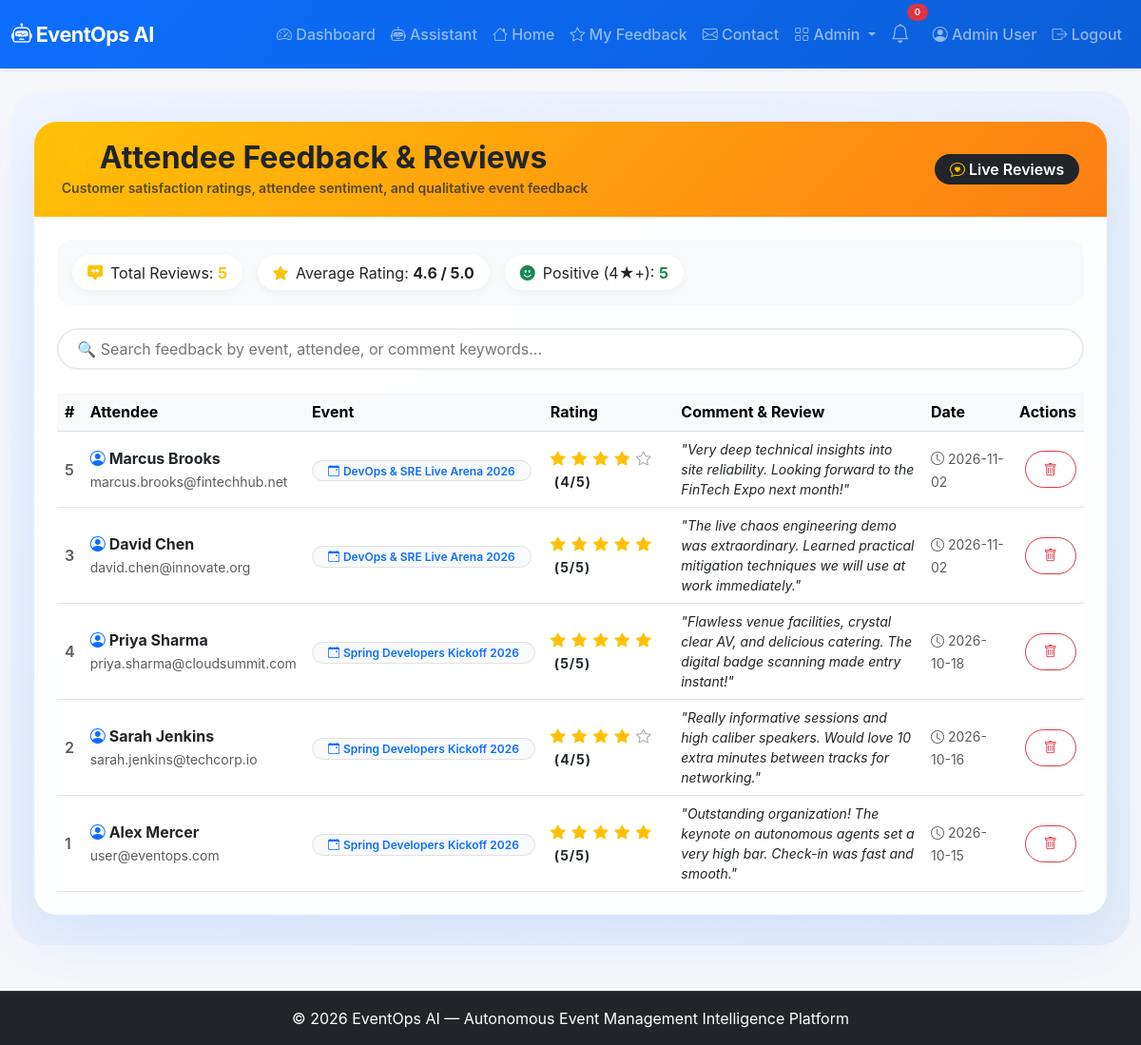
/admin/feedback (signed in), run on the app's committed database.
### app.py (models this page shows, shortened)
class User(UserMixin, db.Model):
    id = db.Column(db.Integer, primary_key=True)
    name = db.Column(db.String(100), nullable=False)
    email = db.Column(db.String(100), unique=True, nullable=False)
    password_hash = db.Column(db.String(200), nullable=False)
    role = db.Column(db.String(20), default='user')
    created_at = db.Column(db.DateTime, default=lambda: datetime.now(timezone.utc))

class Feedback(db.Model):
    __tablename__ = 'feedback'
    __table_args__ = {'extend_existing': True}
    id = db.Column(db.Integer, primary_key=True)
    user_id = db.Column(db.Integer, db.ForeignKey('user.id'), nullable=False)
    event_id = db.Column(db.Integer, db.ForeignKey('event.id'), nullable=False)
    rating = db.Column(db.Integer, nullable=False)
    comment = db.Column(db.Text)
    created_at = db.Column(db.DateTime, default=lambda: datetime.now(timezone.utc))
    user = db.relationship('User', backref='feedbacks')
    event = db.relationship('Event', backref='feedbacks')

class Event(db.Model):
    id = db.Column(db.Integer, primary_key=True)
    title = db.Column(db.String(200), nullable=False)
    description = db.Column(db.Text)
    date = db.Column(db.String(50))
    time = db.Column(db.String(50))
    location = db.Column(db.String(200))
    capacity = db.Column(db.Integer)
    status = db.Column(db.String(20), default='upcoming')
    created_at = db.Column(db.DateTime, default=lambda: datetime.now(timezone.utc))

### app.py (the view)
@app.route('/admin/feedback')
@login_required
def admin_feedback():
    if current_user.role != 'admin':
        abort(403)
    feedbacks = Feedback.query.order_by(Feedback.created_at.desc()).all()
    return render_template('admin_feedback.html', feedbacks=feedbacks)

### app.py (called while the page is built)
@login_manager.user_loader
def load_user(user_id):
    return User.query.get(int(user_id))

### templates/admin_feedback.html (shortened to what this page needs)
{% extends "base.html" %}
{% block content %}
<div class="admin-wrapper">
    <div class="container-fluid px-md-4">
        <div class="card admin-card">
            <div class="card-header d-flex justify-content-between align-items-center flex-wrap gap-2">
                <div>
                    <h2 class="mb-0 fw-bold"><i class="bi bi-star-fill text-warning me-2"></i>Attendee Feedback & Reviews</h2>
                    <small class="text-dark opacity-75">Customer satisfaction ratings, attendee sentiment, and qualitative event feedback</small>
                </div>
                <span class="badge bg-dark text-white rounded-pill px-3 py-2 fs-6">
                    <i class="bi bi-chat-heart me-1 text-warning"></i>Live Reviews
                </span>
            </div>
            <div class="card-body p-4">
                <div class="stats-row">
                    <div class="stat-item">
                        <i class="bi bi-chat-square-quote-fill text-warning"></i>
                        <span>Total Reviews: <strong class="text-warning">{{ feedbacks|length }}</strong></span>
                    </div>
                    <div class="stat-item">
                        <i class="bi bi-star-fill text-warning"></i>
                        <span>Average Rating: <strong class="text-dark">
                            {% if feedbacks %}
                                {{ "%.1f"|format((feedbacks|map(attribute='rating')|sum) / feedbacks|length) }} / 5.0
                            {% else %}
                                0.0 / 5.0
                            {% endif %}
                        </strong></span>
                    </div>
                    <div class="stat-item">
                        <i class="bi bi-emoji-smile-fill text-success"></i>
                        <span>Positive (4★+): <strong class="text-success">
                            {{ feedbacks|selectattr('rating', 'ge', 4)|list|length }}
                        </strong></span>
                    </div>
                </div>
                <div class="filter-bar">
                    <input type="text" id="feedbackSearch" class="search-box" placeholder="🔍 Search feedback by event, attendee, or comment keywords...">
                </div>
                <div class="table-responsive">
                    <table class="table table-hover align-middle mb-0" id="feedbackTable">
                        <thead class="table-light">
                            <tr>
                                <th>#</th>
                                <th>Attendee</th>
                                <th>Event</th>
                                <th>Rating</th>
                                <th>Comment & Review</th>
                                <th>Date</th>
                                <th class="text-end">Actions</th>
                            </tr>
                        </thead>
                        <tbody>
                            {% for fb in feedbacks %}
                            <tr>
                                <td class="text-muted fw-semibold">{{ fb.id }}</td>
                                <td>
                                    <div>
                                        <div class="fw-bold text-dark">
                                            <i class="bi bi-person-circle text-primary me-1"></i>{{ fb.user.name if fb.user else 'Anonymous' }}
                                        </div>
                                        <small class="text-muted">{{ fb.user.email if fb.user else 'N/A' }}</small>
                                    </div>
                                </td>
                                <td>
                                    <span class="badge bg-light text-primary border fw-semibold px-3 py-1 rounded-pill">
                                        <i class="bi bi-calendar-event me-1"></i>{{ fb.event.title if fb.event else 'General' }}
                                    </span>
                                </td>
                                <td>
                                    <div class="star-rating">
                                        {% for i in range(fb.rating) %}
                                        <i class="bi bi-star-fill"></i>
                                        {% endfor %}
                                        {% for i in range(5 - fb.rating) %}
                                        <i class="bi bi-star text-muted opacity-50"></i>
                                        {% endfor %}
                                        <span class="ms-1 fw-bold text-dark small">({{ fb.rating }}/5)</span>
                                    </div>
                                </td>
                                <td>
                                    <div class="text-dark small fst-italic" style="max-width: 320px;">
                                        "{{ fb.comment }}"
                                    </div>
                                </td>
                                <td>
                                    <small class="text-muted">
                                        <i class="bi bi-clock me-1"></i>{{ fb.created_at.strftime('%Y-%m-%d') if fb.created_at else 'Recent' }}
                                    </small>
                                </td>
                                <td class="text-end">
                                    <a href="{{ url_for('admin_feedback_delete', feedback_id=fb.id) }}" class="btn btn-sm btn-outline-danger rounded-pill" onclick="return confirm('Delete this feedback entry?');" title="Delete Review">
                                        <i class="bi bi-trash"></i>
                                    </a>
                                </td>
                            </tr>
                            {% endfor %}
                        </tbody>
                    </table>
                </div>
            </div>
        </div>
    </div>
</div>
{% endblock %}

### templates/base.html (shortened to what this page needs)
<!DOCTYPE html>
<html lang="en">
<head>
    <link href="https://cdn.jsdelivr.net/npm/bootstrap@5.3.0/dist/css/bootstrap.min.css" rel="stylesheet">
    <link rel="stylesheet" href="https://cdn.jsdelivr.net/npm/bootstrap-icons@1.11.0/font/bootstrap-icons.css">
    <link rel="stylesheet" href="{{ url_for('static', filename='css/style.css') }}">
</head>
<body>
    <nav class="navbar navbar-expand-lg navbar-dark bg-primary shadow-sm">
        <div class="container-fluid">
            <a class="navbar-brand fw-bold" href="{{ url_for('index') }}">
                <i class="bi bi-robot"></i> EventOps AI
            </a>
            <div class="collapse navbar-collapse" id="navbarNav">
                <ul class="navbar-nav ms-auto align-items-lg-center">
                    {% if current_user.is_authenticated %}
                    <li class="nav-item">
                        <a class="nav-link" href="{{ url_for('dashboard') }}">
                            <i class="bi bi-speedometer2"></i> Dashboard
                        </a>
                    </li>
                    <li class="nav-item">
                        <a class="nav-link" href="{{ url_for('assistant_page') }}">
                            <i class="bi bi-robot"></i> Assistant
                        </a>
                    </li>
                    <li class="nav-item">
                        <a class="nav-link" href="{{ url_for('index') }}">
                            <i class="bi bi-house"></i> Home
                        </a>
                    </li>
                    <li class="nav-item">
                        <a class="nav-link" href="{{ url_for('feedback_list') }}">
                            <i class="bi bi-star"></i> My Feedback
                        </a>
                    </li>
                    <li class="nav-item">
                        <a class="nav-link" href="{{ url_for('contact') }}">
                            <i class="bi bi-envelope"></i> Contact
                        </a>
                    </li>
                    {% if current_user.role == 'admin' %}
                    <li class="nav-item dropdown">
                        <a class="nav-link dropdown-toggle" href="#" role="button" data-bs-toggle="dropdown">
                            <i class="bi bi-grid"></i> Admin
                        </a>
                    </li>
                    {% endif %}
                    <li class="nav-item position-relative me-2">
                        <a class="nav-link" href="#" title="Notifications" data-bs-toggle="dropdown">
                            <i class="bi bi-bell fs-5"></i>
                            <span
                                class="position-absolute top-0 start-100 translate-middle badge rounded-pill bg-danger"
                                style="font-size:0.6rem;">
                                0
                            </span>
                        </a>
                    </li>
                    <li class="nav-item">
                        <a class="nav-link" href="{{ url_for('profile') }}">
                            <i class="bi bi-person-circle"></i> {{ current_user.name }}
                        </a>
                    </li>
                    <li class="nav-item">
                        <a class="nav-link" href="{{ url_for('logout') }}">
                            <i class="bi bi-box-arrow-right"></i> Logout
                        </a>
                    </li>
                    {% endif %}
                </ul>
            </div>
        </div>
    </nav>
    <main class="container-fluid py-4">
        {% block content %}{% endblock %}
    </main>
    <footer class="footer bg-dark text-white py-3 mt-4">
        <div class="container text-center">
            <span>© 2026 EventOps AI — Autonomous Event Management Intelligence Platform</span>
        </div>
    </footer>
</body>
</html>

### static/css/style.css (style rules this page uses)
:root { --primary-color: #0d6efd; --primary-hover: #0b5ed7; --secondary-color: #6c757d; --success-color: #198754; --warning-color: #ffc107; --danger-color: #dc3545; --dark-color: #212529; --bg-light: #f8f9fa; --card-shadow: 0 8px 24px rgba(13, 110, 253, 0.08); --hover-shadow: 0 14px 30px rgba(13, 110, 253, 0.15); }
body { background-color: #f4f6fa; color: #2c3e50; font-family: -apple-system, BlinkMacSystemFont, "Segoe UI", Roboto, "Helvetica Neue", Arial, sans-serif; min-height: 100vh; display: flex; flex-direction: column; }
main { flex: 1 0 auto; }
.card { border: none; border-radius: 1.25rem; box-shadow: 0 6px 18px rgba(0,0,0,0.05); transition: transform 0.25s ease, box-shadow 0.25s ease; overflow: hidden; }
.card-header { background: transparent; border-bottom: 1px solid rgba(0, 0, 0, 0.06); font-weight: 600; padding: 1.1rem 1.4rem; }
.navbar { background: linear-gradient(135deg, #0d6efd, #0b5ed7) !important; padding-top: 0.8rem; padding-bottom: 0.8rem; }
.navbar-brand { font-size: 1.35rem; letter-spacing: -0.5px; }
.nav-link { font-weight: 500; transition: color 0.2s ease, opacity 0.2s ease; }
.btn { border-radius: 0.75rem; font-weight: 500; padding: 0.5rem 1.2rem; transition: all 0.2s ease; }
.badge { padding: 0.45em 0.8em; font-weight: 600; border-radius: 0.5rem; }
footer { border-top: 1px solid rgba(255, 255, 255, 0.1); }

### templates/admin_feedback.html (style rules this page uses)
.admin-wrapper { background: linear-gradient(145deg, #f0f4ff 0%, #e6edf7 100%); padding: 2rem 0; border-radius: 2rem; }
.admin-card { border: none; border-radius: 1.5rem; box-shadow: 0 20px 60px rgba(13, 110, 253, 0.10); background: rgba(255, 255, 255, 0.9); backdrop-filter: blur(6px); overflow: hidden; }
.admin-card .card-header { background: linear-gradient(135deg, #ffc107, #fd7e14); color: #212529; padding: 1.2rem 1.8rem; border: none; }
.stats-row { display: flex; flex-wrap: wrap; gap: 1rem; margin-bottom: 1.5rem; background: #f8f9fa; border-radius: 1rem; padding: 1rem; }
.stat-item { display: flex; align-items: center; gap: 0.5rem; background: white; padding: 0.4rem 1rem; border-radius: 50px; box-shadow: 0 2px 8px rgba(0, 0, 0, 0.04); }
.filter-bar { display: flex; flex-wrap: wrap; gap: 0.8rem; margin-bottom: 1.5rem; }
.search-box { flex: 1; min-width: 240px; border-radius: 50px; border: 2px solid #e9ecef; padding: 0.5rem 1.2rem; background: white; transition: all 0.2s; }
.star-rating { color: #ffc107; letter-spacing: 1px; }

### data on the page
User: name "Admin User"
Feedback: id "5", user "Marcus Brooks", user "marcus.brooks@fintechhub.net", event "DevOps & SRE Live Arena 2026", rating "4", comment "Very deep technical insights into site reliability. Looking forward to the FinTech Expo next month!", created_at "2026-11-02"
Feedback: id "3", user "David Chen", user "david.chen@innovate.org", event "DevOps & SRE Live Arena 2026", rating "5", comment "The live chaos engineering demo was extraordinary. Learned practical mitigation techniques we will use at work immediately.", created_at "2026-11-02"
Feedback: id "4", user "Priya Sharma", user "priya.sharma@cloudsummit.com", event "Spring Developers Kickoff 2026", rating "5", comment "Flawless venue facilities, crystal clear AV, and delicious catering. The digital badge scanning made entry instant!", created_at "2026-10-18"
Feedback: id "2", user "Sarah Jenkins", user "sarah.jenkins@techcorp.io", event "Spring Developers Kickoff 2026", rating "4", comment "Really informative sessions and high caliber speakers. Would love 10 extra minutes between tracks for networking.", created_at "2026-10-16"
Feedback: id "1", user "Alex Mercer", user "user@eventops.com", event "Spring Developers Kickoff 2026", rating "5", comment "Outstanding organization! The keynote on autonomous agents set a very high bar. Check-in was fast and smooth.", created_at "2026-10-15"

### other printed values
{{ feedbacks|length }} "5"
{{ feedbacks|selectattr('rating', 'ge', 4)|list|length }} "5"
